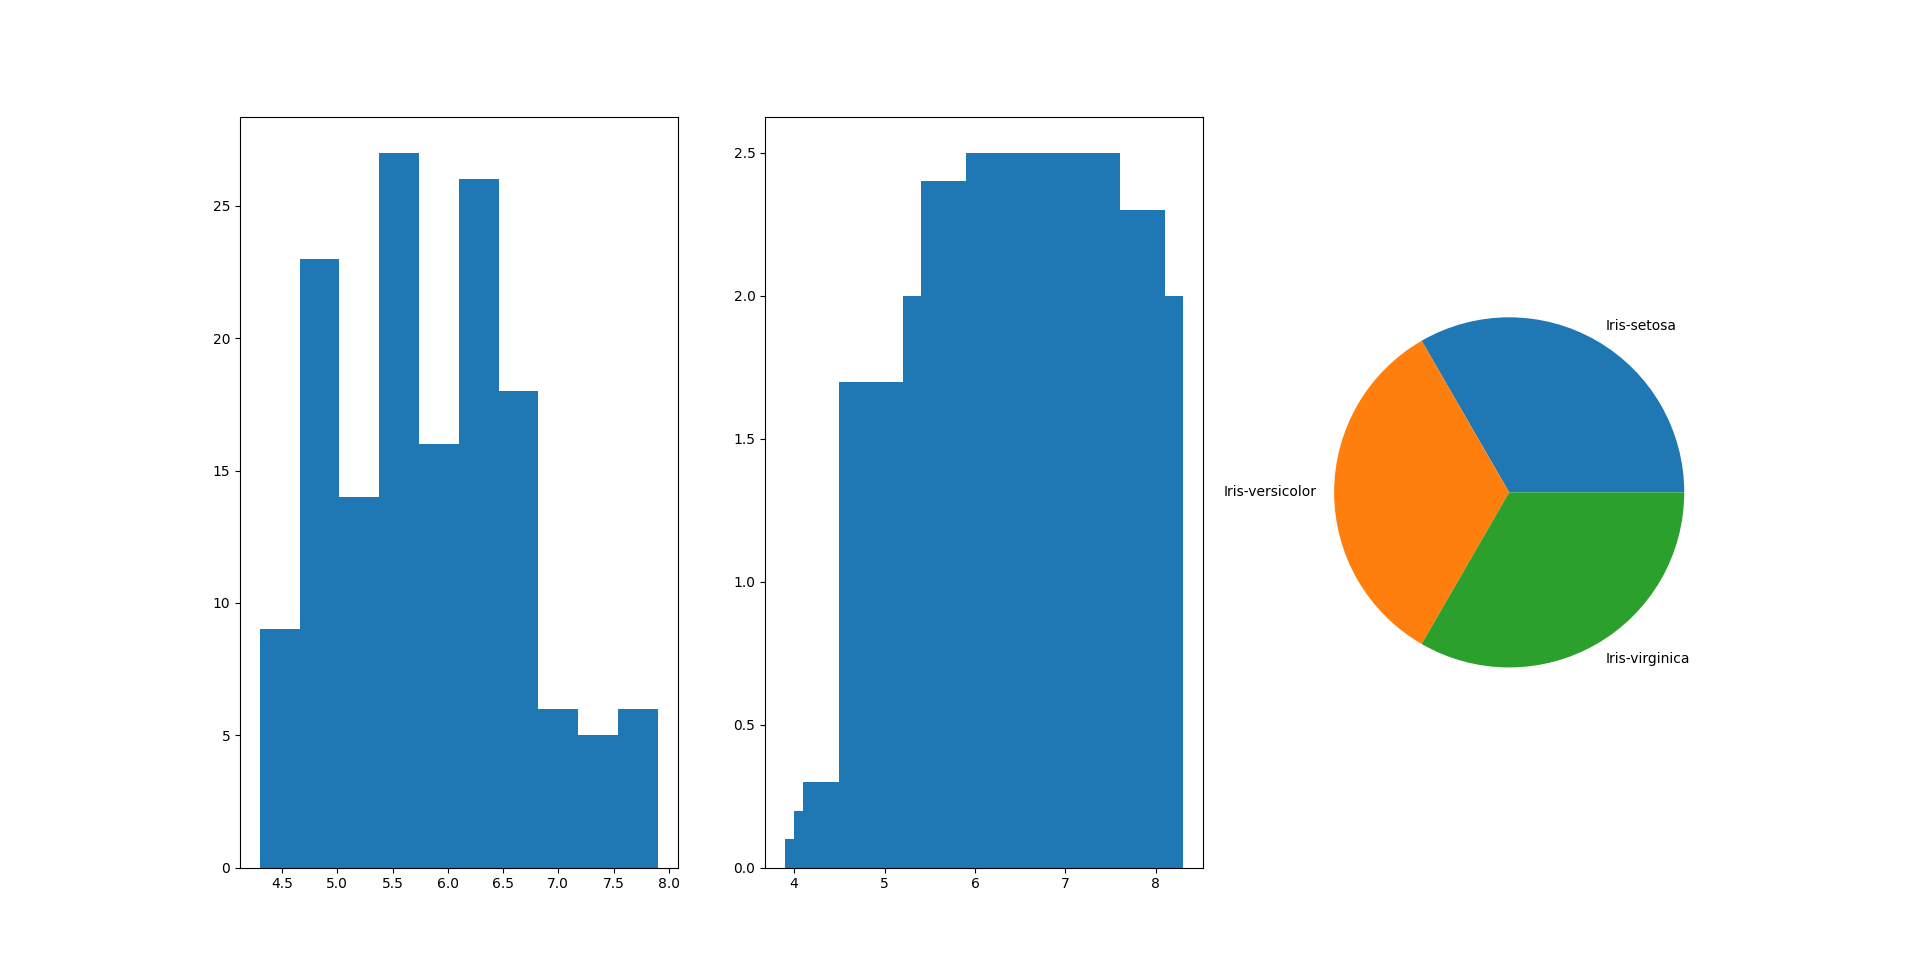

Source code (Python):
import pandas as pd
import os
import pathlib as pl
import matplotlib.pyplot as plt

script_dir = pl.Path(__file__).parent.absolute()
print(f"Script Directory: {script_dir}")
os.chdir(script_dir)

dataset = pd.read_csv("iris.csv")

setosa = dataset[dataset["Species"] == "Iris-setosa"]
versicolor = dataset[dataset["Species"] == "Iris-versicolor"]
virginica = dataset[dataset["Species"] == "Iris-virginica"]

figure, axis = plt.subplots(1, 3)

axis[0].hist(dataset["SepalLengthCm"], label="Sepal Length Histogram")

axis[1].bar(dataset["SepalLengthCm"], dataset["PetalWidthCm"], label="Sepal Length vs Petal Width")

axis[2].pie(dataset["Species"].value_counts(), labels=["Iris-setosa", "Iris-versicolor", "Iris-virginica"])

plt.show()
